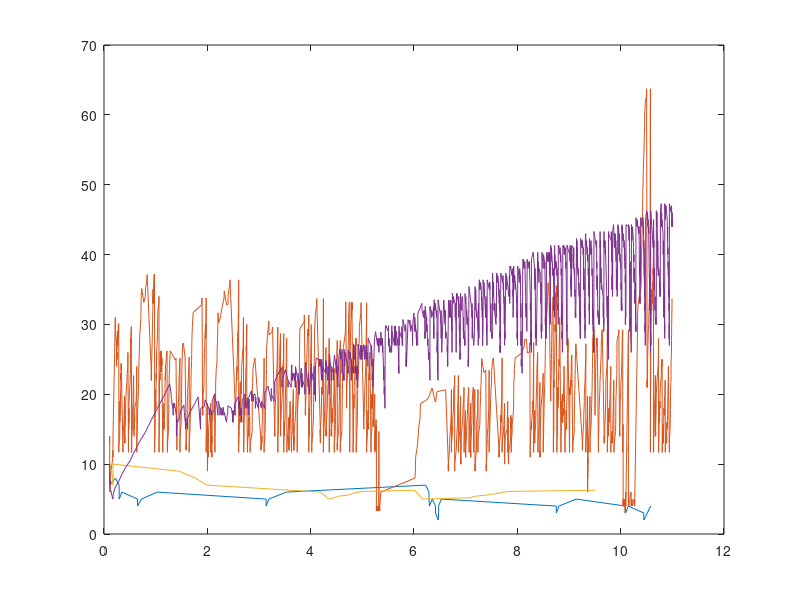

Here is the MATLAB script that generated this plot:
clear;

data = load('TcpCubic-cwnd.txt');
X = data(:,1);
Y = data(:,2);

plot(X, Y);
hold on;

clear;

data = load('TcpBbr-cwnd.txt');
X = data(:,1);
Y = data(:,2);

plot(X, Y);
hold on;

clear;

data = load('TcpVegas-cwnd.txt');
X = data(:,1);
Y = data(:,2);

plot(X, Y);
hold on;

clear;

data = load('TcpDctcp-cwnd.txt');
X = data(:,1);
Y = data(:,2);

plot(X, Y);
hold on;